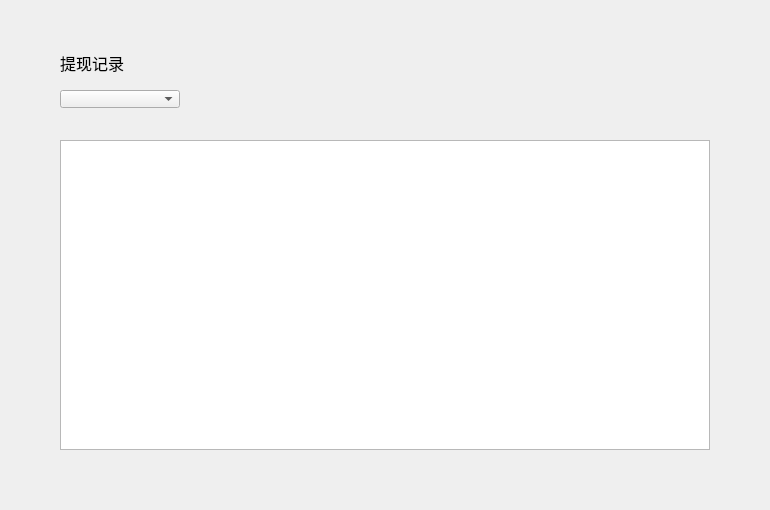
<?xml version="1.0" encoding="UTF-8"?>
<ui version="4.0">
 <class>WithdrawRecordWidget</class>
 <widget class="QWidget" name="WithdrawRecordWidget">
  <property name="geometry">
   <rect>
    <x>0</x>
    <y>0</y>
    <width>770</width>
    <height>510</height>
   </rect>
  </property>
  <property name="windowTitle">
   <string>Form</string>
  </property>
  <widget class="QTableWidget" name="withdrawRecordTableWidget">
   <property name="geometry">
    <rect>
     <x>60</x>
     <y>140</y>
     <width>650</width>
     <height>310</height>
    </rect>
   </property>
   <attribute name="horizontalHeaderVisible">
    <bool>false</bool>
   </attribute>
   <attribute name="verticalHeaderVisible">
    <bool>false</bool>
   </attribute>
   <column>
    <property name="text">
     <string>区块高度</string>
    </property>
    <property name="font">
     <font>
      <family>微软雅黑</family>
     </font>
    </property>
    <property name="textAlignment">
     <set>AlignCenter</set>
    </property>
   </column>
   <column>
    <property name="text">
     <string>提现地址</string>
    </property>
    <property name="font">
     <font>
      <family>微软雅黑</family>
     </font>
    </property>
    <property name="textAlignment">
     <set>AlignCenter</set>
    </property>
   </column>
   <column>
    <property name="text">
     <string>数量</string>
    </property>
    <property name="font">
     <font>
      <family>微软雅黑</family>
     </font>
    </property>
    <property name="textAlignment">
     <set>AlignCenter</set>
    </property>
   </column>
   <column>
    <property name="text">
     <string>手续费</string>
    </property>
    <property name="font">
     <font>
      <family>微软雅黑</family>
     </font>
    </property>
    <property name="textAlignment">
     <set>AlignCenter</set>
    </property>
   </column>
   <column>
    <property name="text">
     <string>交易ID</string>
    </property>
    <property name="font">
     <font>
      <family>微软雅黑</family>
     </font>
    </property>
    <property name="textAlignment">
     <set>AlignCenter</set>
    </property>
   </column>
   <column>
    <property name="text">
     <string>交易状态</string>
    </property>
    <property name="font">
     <font>
      <family>微软雅黑</family>
     </font>
    </property>
    <property name="textAlignment">
     <set>AlignCenter</set>
    </property>
   </column>
  </widget>
  <widget class="QComboBox" name="assetComboBox">
   <property name="geometry">
    <rect>
     <x>60</x>
     <y>90</y>
     <width>120</width>
     <height>18</height>
    </rect>
   </property>
   <property name="font">
    <font>
     <family>微软雅黑</family>
    </font>
   </property>
  </widget>
  <widget class="QStackedWidget" name="stackedWidget">
   <property name="geometry">
    <rect>
     <x>0</x>
     <y>470</y>
     <width>770</width>
     <height>41</height>
    </rect>
   </property>
  </widget>
  <widget class="QLabel" name="title_label">
   <property name="geometry">
    <rect>
     <x>60</x>
     <y>50</y>
     <width>200</width>
     <height>26</height>
    </rect>
   </property>
   <property name="font">
    <font>
     <family>微软雅黑</family>
     <pointsize>12</pointsize>
    </font>
   </property>
   <property name="text">
    <string>提现记录</string>
   </property>
  </widget>
 </widget>
 <resources/>
 <connections/>
</ui>
